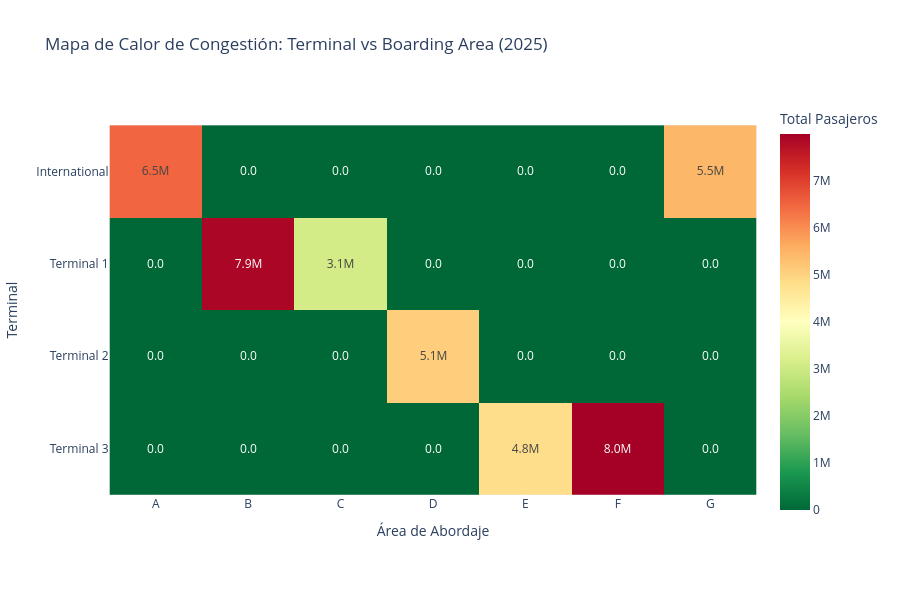

Here is the notebook cell this chart was saved with:
### Code cell
import pandas as pd
import plotly.express as px


df['Year'] = df['Activity Period'].astype(str).str[:4].astype(int)

# Filtro último año
latest_year = df['Year'].max()
df_recent = df[df['Year'] == latest_year]

# 3. Agrupar datos por Terminal y Área de Abordaje
terminal_bording_area_separated = df_recent.groupby(['Terminal', 'Boarding Area'])['Passenger Count'].sum().reset_index()

# Pivotar datos para formato de matriz (Heatmap)
heatmap_data_ter_bor = terminal_bording_area_separated.pivot(index='Terminal', columns='Boarding Area', values='Passenger Count')
heatmap_data_ter_bor = heatmap_data_ter_bor.fillna(0) # Rellenar con 0 donde no hay puertas

# Crear el gráfico
fig = px.imshow(
    heatmap_data_ter_bor,
    labels=dict(x="Área de Abordaje (Puerta)", y="Terminal", color="Total Pasajeros"),
    x=heatmap_data_ter_bor.columns,
    y=heatmap_data_ter_bor.index,
    color_continuous_scale='RdYlGn_r', # Rojo para tráfico alto, Verde para bajo
    text_auto='.2s', # Muestra el número compactado (ej. 5M)
    title=f"Mapa de Calor de Congestión: Terminal vs Boarding Area ({latest_year})"
)

fig.update_layout(
    xaxis_title="Área de Abordaje",
    yaxis_title="Terminal",
    height=600
)

fig.show()

top_zonas = 2

# 5. Identificar el "Top 5 Cuellos de Botella" (Output de texto)
top_bottlenecks = terminal_bording_area_separated.sort_values(by='Passenger Count', ascending=False).head(top_zonas)
print(f"\n ALERTA: Top {top_zonas} Zonas Críticas de Congestión:")
for index, row in top_bottlenecks.iterrows():
    print(f"- {row['Terminal']} | Área {row['Boarding Area']}: {row['Passenger Count']:,} pasajeros")

### Figure 1 — Plotly figure (JSON) as saved in the notebook; plotly's stock layout.template omitted (floating-point values rounded to 4 significant figures)
{"data": [{"coloraxis": "coloraxis", "hovertemplate": "Área de Abordaje (Puerta): %{x}<br>Terminal: %{y}<br>Total Pasajeros: %{z}<extra></extra>", "name": "0", "texttemplate": "%{z:.2s}", "type": "heatmap", "x": ["A", "B", "C", "D", "E", "F", "G"], "xaxis": "x", "y": ["International", "Terminal 1", "Terminal 2", "Terminal 3"], "yaxis": "y", "z": [[6476000.0, 0.0, 0.0, 0.0, 0.0, 0.0, 5451000.0], [0.0, 7886000.0, 3099000.0, 0.0, 0.0, 0.0, 0.0], [0.0, 0.0, 0.0, 5085000.0, 0.0, 0.0, 0.0], [0.0, 0.0, 0.0, 0.0, 4820000.0, 7987000.0, 0.0]]}], "layout": {"coloraxis": {"colorbar": {"title": {"text": "Total Pasajeros"}}, "colorscale": [[0, "rgb(0,104,55)"], [0.1, "rgb(26,152,80)"], [0.2, "rgb(102,189,99)"], [0.3, "rgb(166,217,106)"], [0.4, "rgb(217,239,139)"], [0.5, "rgb(255,255,191)"], [0.6, "rgb(254,224,139)"], [0.7, "rgb(253,174,97)"], [0.8, "rgb(244,109,67)"], [0.9, "rgb(215,48,39)"], [1, "rgb(165,0,38)"]]}, "height": 600, "title": {"text": "Mapa de Calor de Congestión: Terminal vs Boarding Area (2025)"}, "xaxis": {"anchor": "y", "constrain": "domain", "domain": [0, 1], "scaleanchor": "y", "title": {"text": "Área de Abordaje"}}, "yaxis": {"anchor": "x", "autorange": "reversed", "constrain": "domain", "domain": [0, 1], "title": {"text": "Terminal"}}}}
